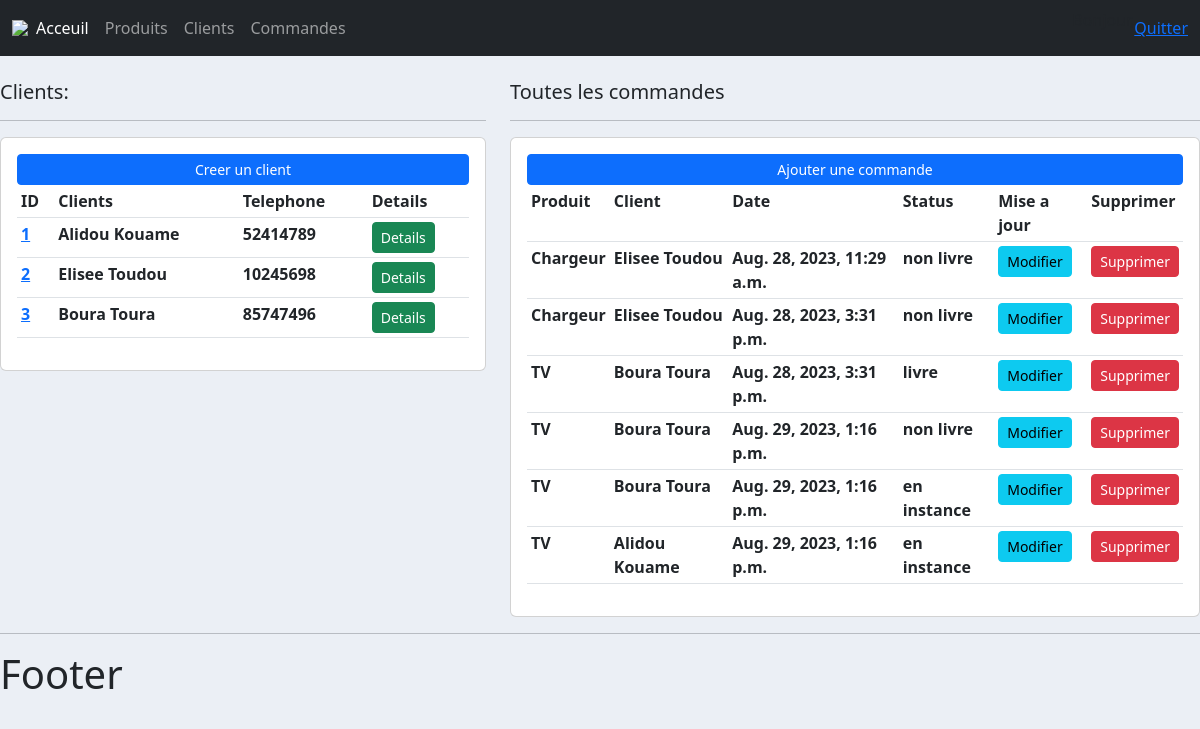
The app's page / (signed in) with its own data.
### client/models.py (models this page shows)
class Client(models.Model):
    nom = models.CharField(max_length=200, null=True)
    telephone = models.CharField(max_length=200, null=True)
    date_creation = models.DateTimeField(auto_now_add=True)
    def __str__(self):
        return self.nom

### commande/models.py (models this page shows)
class Commande(models.Model):
    STATUS = (
        ('en instance', 'en instance'),
        ('non livre', 'non livre'),
        ('livre', 'livre')
    )
    client = models.ForeignKey(Client, null=True, on_delete=models.SET_NULL)
    produit = models.ForeignKey(Produit, null=True, on_delete=models.SET_NULL)
    status = models.CharField(max_length=200, null=True, choices=STATUS)
    date_creation = models.DateTimeField(auto_now_add=True, null=True)

### produit/models.py (models this page shows)
class Produit(models.Model):
    nom = models.CharField(max_length=200, null=True)
    prix = models.FloatField(null=True)
    date_creation = models.DateTimeField(auto_now_add=True, null=True)
    tag = models.ManyToManyField(Tag)
    def __str__(self):
        return self.nom

### produit/views.py (the view)
# urls.py: 2. Add a URL to urlpatterns:  path('', views.home, name='home')
@login_required(login_url='login')
def home(request):
    commandes = Commande.objects.all()
    clients = Client.objects.all()
    context = {
        'commandes' : commandes,
        'clients'   : clients
    }
    return render(request, 'produit/acceuil.html', context)

### templates/produit/acceuil.html
{% extends 'base.html' %}
{% block contenu %}
<br />
<div class="row">
    <div class="col-md-5">
        <h5>Clients:</h5>
        <hr />
        <div class="card card-body">
            <a href="" class="btn btn-primary btn-sm btn-block">Creer un client</a>
            <table class="table table-sm">
                <tr>
                    <th>ID</th>
                    <th>Clients</th>
                    <th>Telephone</th>
                    <th>Details</th>
                </tr>
                {% for client in clients %}
                <tr>
                    <th><a href="{% url 'client' client.id %}" >{{client.id}} </a></th>
                    <th> {{client.nom}} </th>
                    <th> {{client.telephone}} </th>
                    <th><a class="btn btn-sm btn-success" href="{% url 'client' client.id %}" >Details</a></th>
                </tr>
                {% endfor %}
            </table>
        </div>
    </div>
    <div class="col-md-7">
        <h5>Toutes les commandes</h5>
        <hr />
        <div class="card card-body">
            <a href="{% url 'add_command' %}" class="btn btn-primary btn-sm btn-block">Ajouter une commande</a>
            <table class="table table-sm">
                <tr>
                    <th>Produit</th>
                    <th>Client</th>
                    <th>Date</th>
                    <th>Status</th>
                    <th>Mise a jour</th>
                    <th>Supprimer</th>
                </tr>
                {% for commande in commandes %}
                    <tr>
                        <th>{{commande.produit}}</th>
                        <th>{{commande.client}}</th>
                        <th>{{commande.date_creation}}</th>
                        <th>{{commande.status}}</th>
                        <th><a class="btn btn-sm btn-info" href="{% url 'edit_command' commande.id %}" >Modifier</a></th>
                        <th><a class="btn btn-sm btn-danger" href="{% url 'delete_command' commande.id %}" >Supprimer</a></th>
                    </tr>
                {% endfor %}
            </table>
        </div>
    </div>
</div>
{% endblock %}

### templates/base.html (shortened to what this page needs)
{% load static %}
<!DOCTYPE html>
<html lang="en">
<head>
    <link href="https://cdn.jsdelivr.net/npm/bootstrap@5.2.3/dist/css/bootstrap.min.css" rel="stylesheet">
    <link rel="stylesheet" type="text/css" href="{% static 'css/main.css' %}">
</head>
<body>
    {% include 'partials/navbar.html' %}
    {% block contenu %}
    {% endblock %}
    <hr />
    <h1>Footer</h1>
</body>
</html>

### templates/partials/navbar.html (shortened to what this page needs)
{% load static %}
<nav class="navbar navbar-expand-lg navbar-dark bg-dark">
    <div class="container-fluid">
      <img  src= "#" />
      <div class="collapse navbar-collapse" id="navbarNavAltMarkup">
        <div class="navbar-nav">
          <a class="nav-link active" aria-current="page" href="{% url 'acceuil' %}">Acceuil</a>
          <a class="nav-link" href="{% url 'acceuil' %}">Produits</a>
          <a class="nav-link" href="#">Clients</a>
          <a class="nav-link" href="#">Commandes</a>
        </div>
      </div>
      <span>Bonjour, <p color="red">{{request.use}}</p> </span><br />
      <span><a href="{% url 'logout' %}" >Quitter</a></span>
    </div>
  </nav>

### static/css/main.css (style rules this page uses)
body { background-color: #ebeff5; }

### records on screen
Client: id "1", nom "Alidou Kouame", telephone "52414789"
Client: id "2", nom "Elisee Toudou", telephone "10245698"
Client: id "3", nom "Boura Toura", telephone "85747496"
Commande: produit "Chargeur", client "Elisee Toudou", date_creation "Aug. 28, 2023, 11:29 a.m.", status "non livre"
Commande: produit "Chargeur", client "Elisee Toudou", date_creation "Aug. 28, 2023, 3:31 p.m.", status "non livre"
Commande: produit "TV", client "Boura Toura", date_creation "Aug. 28, 2023, 3:31 p.m.", status "livre"
Commande: produit "TV", client "Boura Toura", date_creation "Aug. 29, 2023, 1:16 p.m.", status "non livre"
Commande: produit "TV", client "Boura Toura", date_creation "Aug. 29, 2023, 1:16 p.m.", status "en instance"
Commande: produit "TV", client "Alidou Kouame", date_creation "Aug. 29, 2023, 1:16 p.m.", status "en instance"
